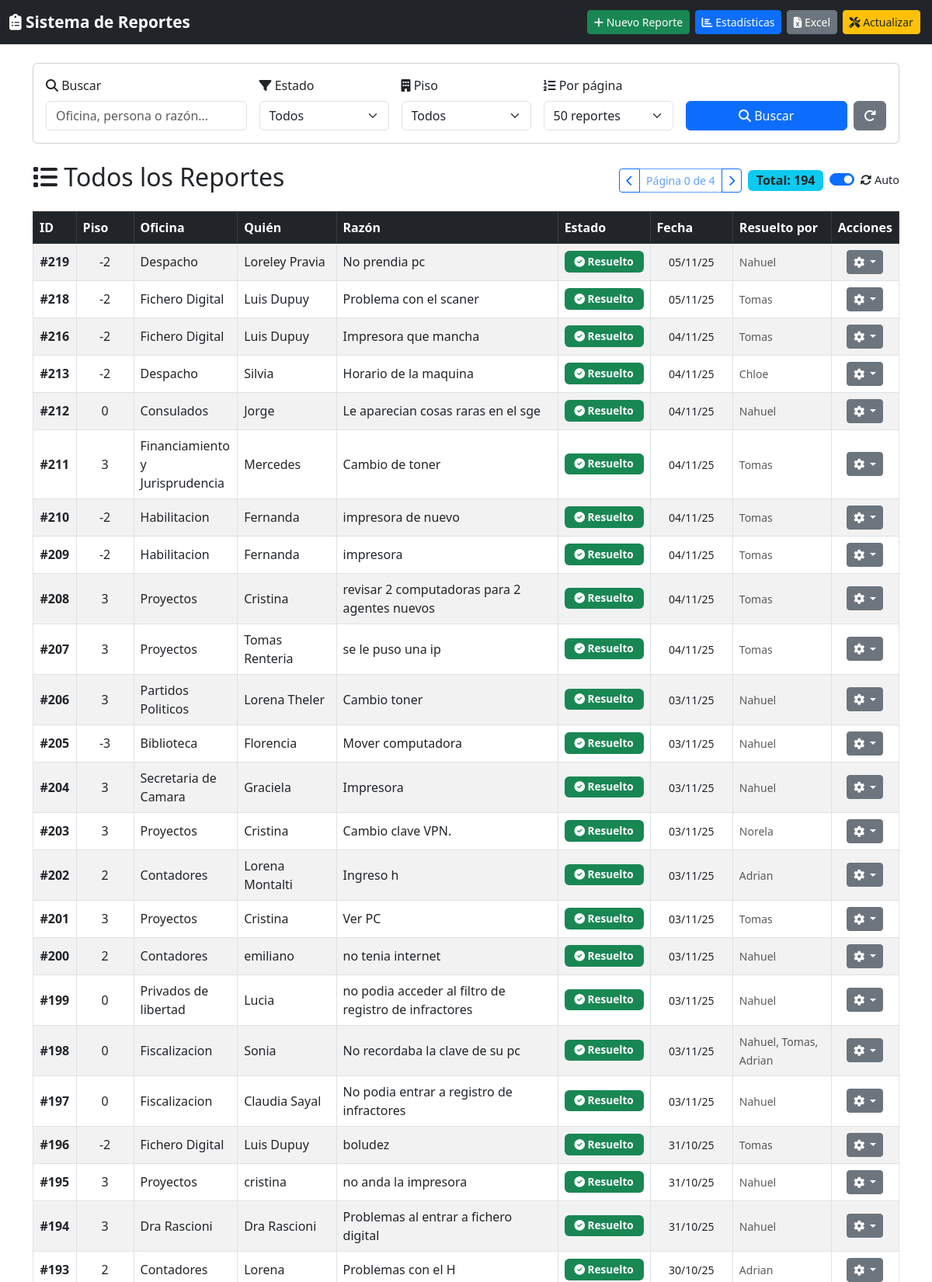
/?busqueda=&estado=&piso=&limite=50&pagina=0 (upper part), run on the app's committed database.
### tables this page shows
CREATE TABLE "datos" (
        id INTEGER PRIMARY KEY AUTOINCREMENT,
        piso INTEGER NOT NULL,
        oficina TEXT NOT NULL,
        quien TEXT NOT NULL,
        razon TEXT NOT NULL,
        estado TEXT NOT NULL,
        fecha TEXT DEFAULT (strftime('%d/%m/%y', 'now', 'localtime')),
        resuelto_por TEXT DEFAULT ''
    );

### routes.py (the view)
    @app.route('/')
    def index():
        try:
            conn = obtener_conexion()
            cur = conn.cursor()
            filtro_estado = request.args.get('estado', '')
            filtro_piso = request.args.get('piso', '')
            busqueda = request.args.get('busqueda', '')
            limite = request.args.get('limite', '50')
            pagina_actual = int(request.args.get('pagina', 1))
            query = "SELECT d.*, (SELECT COUNT(*) FROM comentarios WHERE reporte_id = d.id) as num_comentarios FROM datos d WHERE 1=1"
            params = []
            if filtro_estado:
                query += " AND d.estado = ?"
                params.append(filtro_estado)
            if filtro_piso:
                query += " AND d.piso = ?"
                params.append(filtro_piso)
            if busqueda:
                query += " AND (d.oficina LIKE ? OR d.quien LIKE ? OR d.razon LIKE ?)"
                busqueda_param = f"%{busqueda}%"
                params.extend([busqueda_param, busqueda_param, busqueda_param])
            query += " ORDER BY d.id DESC"
            query_total = "SELECT COUNT(*) FROM datos d WHERE 1=1"
            params_total = []
            if filtro_estado:
                query_total += " AND d.estado = ?"
                params_total.append(filtro_estado)
            if filtro_piso:
                query_total += " AND d.piso = ?"
                params_total.append(filtro_piso)
            if busqueda:
                query_total += " AND (d.oficina LIKE ? OR d.quien LIKE ? OR d.razon LIKE ?)"
                params_total.extend([busqueda_param, busqueda_param, busqueda_param])
            cur.execute(query_total, params_total)
            total_reportes = cur.fetchone()[0]
            total_paginas = 1
            if limite != 'todos':
                try:
                    limite_num = int(limite)
                    total_paginas = (total_reportes + limite_num - 1) // limite_num
                    offset = (pagina_actual - 1) * limite_num
                    query += f" LIMIT {limite_num} OFFSET {offset}"
                except:
                    limite = '50'
            cur.execute(query, params)
            reportes = cur.fetchall()
            cur.execute("SELECT DISTINCT piso FROM datos ORDER BY piso")
            pisos_disponibles = [p[0] for p in cur.fetchall()]
            conn.close()
            return render_template('index.html',
                                 reportes=reportes,
                                 total_reportes=total_reportes,
                                 pisos_disponibles=pisos_disponibles,
                                 filtro_estado=filtro_estado,
                                 filtro_piso=filtro_piso,
                                 busqueda=busqueda,
                                 limite=limite,
                                 pagina_actual=pagina_actual,
                                 total_paginas=total_paginas)
        except Exception as e:
            return f"Error: {str(e)}", 500

### database.py (called while the page is built)
def obtener_conexion():
    return sqlite3.connect(DB_PATH)

### templates/index.html (shortened to what this page needs)
{% extends "base.html" %}
{% block content %}
<div class="card mb-4">
    <div class="card-body">
        <form method="GET" action="{{ url_for('index') }}" id="filtrosForm" class="row g-3">
            <div class="col-md-3">
                <label for="busqueda" class="form-label">
                    <i class="fas fa-search"></i> Buscar
                </label>
                <input type="text" class="form-control" id="busqueda" name="busqueda"
                       placeholder="Oficina, persona o razón..." value="{{ busqueda }}">
            </div>
            <div class="col-md-2">
                <label for="estado" class="form-label">
                    <i class="fas fa-filter"></i> Estado
                </label>
                <select class="form-select" id="estado" name="estado">
                    <option value="">Todos</option>
                </select>
            </div>
            <div class="col-md-2">
                <label for="piso" class="form-label">
                    <i class="fas fa-building"></i> Piso
                </label>
                <select class="form-select" id="piso" name="piso">
                    <option value="">Todos</option>
                </select>
            </div>
            <div class="col-md-2">
                <label for="limite" class="form-label">
                    <i class="fas fa-list-ol"></i> Por página
                </label>
                <select class="form-select" id="limite" name="limite" onchange="this.form.submit()">
                    <option value="50" {% if limite == 50 %}selected{% endif %}>50 reportes</option>
                </select>
            </div>
            <div class="col-md-3 d-flex align-items-end gap-2">
                <button type="submit" class="btn btn-primary flex-grow-1" title="Aplicar filtros">
                    <i class="fas fa-search"></i> Buscar
                </button>
                <a href="{{ url_for('index') }}" class="btn btn-secondary" title="Limpiar filtros">
                    <i class="fas fa-redo"></i>
                </a>
            </div>
        </form>
    </div>
</div>
<div class="d-flex justify-content-between align-items-center mb-3">
    <h2>
        <i class="fas fa-list"></i> Todos los Reportes
    </h2>
    <div class="d-flex gap-2 align-items-center">
        {% if total_paginas > 1 %}
        <div class="btn-group" role="group">
            <a href="?busqueda={{ busqueda }}&estado={{ filtro_estado }}&piso={{ filtro_piso }}&limite={{ limite }}&pagina={{ pagina_actual - 1 }}"
               class="btn btn-outline-primary btn-sm {% if pagina_actual == 1 %}disabled{% endif %}"
               {% if pagina_actual == 1 %}tabindex="-1" aria-disabled="true"{% endif %}>
                <i class="fas fa-chevron-left"></i>
            </a>
            <button type="button" class="btn btn-outline-primary btn-sm" disabled>
                Página {{ pagina_actual }} de {{ total_paginas }}
            </button>
            <a href="?busqueda={{ busqueda }}&estado={{ filtro_estado }}&piso={{ filtro_piso }}&limite={{ limite }}&pagina={{ pagina_actual + 1 }}"
               class="btn btn-outline-primary btn-sm {% if pagina_actual == total_paginas %}disabled{% endif %}"
               {% if pagina_actual == total_paginas %}tabindex="-1" aria-disabled="true"{% endif %}>
                <i class="fas fa-chevron-right"></i>
            </a>
        </div>
        {% endif %}
        <span class="badge bg-info text-dark" style="font-size: 1rem;">
            Total: {{ total_reportes }}
        </span>
        <div class="form-check form-switch">
            <input class="form-check-input" type="checkbox" id="autoRefreshToggle" checked>
            <label class="form-check-label" for="autoRefreshToggle" style="font-size: 0.9rem;">
                <i class="fas fa-sync-alt"></i> Auto
            </label>
        </div>
    </div>
</div>
<div class="table-responsive">
    <table class="table table-striped table-bordered table-hover align-middle">
        <thead class="table-dark">
            <tr>
                <th style="width: 5%;">ID</th>
                <th style="width: 7%;">Piso</th>
                <th style="width: 12%;">Oficina</th>
                <th style="width: 12%;">Quién</th>
                <th style="width: 28%;">Razón</th>
                <th style="width: 10%;">Estado</th>
                <th style="width: 10%;">Fecha</th>
                <th style="width: 12%;">Resuelto por</th>
                <th style="width: 8%;">Acciones</th>
            </tr>
        </thead>
        <tbody>
            {% if reportes %}
                {% for r in reportes %}
                <tr>
                    <td class="text-center">
                        <strong>#{{ r[0] }}</strong>
                    </td>
                    <td class="text-center">{{ r[1] }}</td>
                    <td>{{ r[2] }}</td>
                    <td>{{ r[3] }}</td>
                    <td>{{ r[4] }}</td>
                    <td class="text-center">
                        {% if r[5] == 'resuelto' %}
                            <span class="badge bg-success badge-estado">
                                <i class="fas fa-check-circle"></i> Resuelto
                            </span>
                        {% elif r[5] == 'en proceso' %}
                            <span class="badge bg-warning text-dark badge-estado">
                                <i class="fas fa-hourglass-half"></i> En Proceso
                            </span>
                        {% else %}
                            <span class="badge bg-danger badge-estado">
                                <i class="fas fa-clock"></i> Pendiente
                            </span>
                        {% endif %}
                    </td>
                    <td class="text-center"><small>{{ r[6] }}</small></td>
                    <td>
                        {% if r[7] %}
                            <small class="text-muted">{{ r[7] }}</small>
                        {% else %}
                            <small class="text-muted">-</small>
                        {% endif %}
                    </td>
                    <td class="text-center">
                        <div class="dropdown">
                            <button class="btn btn-sm btn-secondary dropdown-toggle" type="button" data-bs-toggle="dropdown">
                                <i class="fas fa-cog"></i>
                            </button>
                        </div>
                    </td>
                </tr>
                {% endfor %}
            {% endif %}
        </tbody>
    </table>
</div>
{% endblock %}

### data on the page
datos: id "219", piso "-2", oficina "Despacho", quien "Loreley Pravia", razon "No prendia pc", estado "resuelto" (drawn), fecha "05/11/25", resuelto_por "Nahuel"
datos: id "218", piso "-2", oficina "Fichero Digital", quien "Luis Dupuy", razon "Problema con el scaner", estado "resuelto" (drawn), fecha "05/11/25", resuelto_por "Tomas"
datos: id "216", piso "-2", oficina "Fichero Digital", quien "Luis Dupuy", razon "Impresora que mancha", estado "resuelto" (drawn), fecha "04/11/25", resuelto_por "Tomas"
datos: id "213", piso "-2", oficina "Despacho", quien "Silvia", razon "Horario de la maquina", estado "resuelto" (drawn), fecha "04/11/25", resuelto_por "Chloe"
datos: id "212", piso "0", oficina "Consulados", quien "Jorge", razon "Le aparecian cosas raras en el sge", estado "resuelto" (drawn), fecha "04/11/25", resuelto_por "Nahuel"
datos: id "211", piso "3", oficina "Financiamiento y Jurisprudencia", quien "Mercedes", razon "Cambio de toner", estado "resuelto" (drawn), fecha "04/11/25", resuelto_por "Tomas"
datos: id "210", piso "-2", oficina "Habilitacion", quien "Fernanda", razon "impresora de nuevo", estado "resuelto" (drawn), fecha "04/11/25", resuelto_por "Tomas"
datos: id "209", piso "-2", oficina "Habilitacion", quien "Fernanda", razon "impresora", estado "resuelto" (drawn), fecha "04/11/25", resuelto_por "Tomas"
datos: id "208", piso "3", oficina "Proyectos", quien "Cristina", razon "revisar 2 computadoras para 2 agentes nuevos", estado "resuelto" (drawn), fecha "04/11/25", resuelto_por "Tomas"
datos: id "207", piso "3", oficina "Proyectos", quien "Tomas Renteria", razon "se le puso una ip", estado "resuelto" (drawn), fecha "04/11/25", resuelto_por "Tomas"
datos: id "206", piso "3", oficina "Partidos Politicos", quien "Lorena Theler", razon "Cambio toner", estado "resuelto" (drawn), fecha "03/11/25", resuelto_por "Nahuel"
datos: id "205", piso "-3", oficina "Biblioteca", quien "Florencia", razon "Mover computadora", estado "resuelto" (drawn), fecha "03/11/25", resuelto_por "Nahuel"
datos: id "204", piso "3", oficina "Secretaria de Camara", quien "Graciela", razon "Impresora", estado "resuelto" (drawn), fecha "03/11/25", resuelto_por "Nahuel"
datos: id "203", piso "3", oficina "Proyectos", quien "Cristina", razon "Cambio clave VPN.", estado "resuelto" (drawn), fecha "03/11/25", resuelto_por "Norela"
datos: id "202", piso "2", oficina "Contadores", quien "Lorena Montalti", razon "Ingreso h", estado "resuelto" (drawn), fecha "03/11/25", resuelto_por "Adrian"
datos: id "201", piso "3", oficina "Proyectos", quien "Cristina", razon "Ver PC", estado "resuelto" (drawn), fecha "03/11/25", resuelto_por "Tomas"
datos: id "200", piso "2", oficina "Contadores", quien "emiliano", razon "no tenia internet", estado "resuelto" (drawn), fecha "03/11/25", resuelto_por "Nahuel"
datos: id "199", piso "0", oficina "Privados de libertad", quien "Lucia", razon "no podia acceder al filtro de registro de infractores", estado "resuelto" (drawn), fecha "03/11/25", resuelto_por "Nahuel"
datos: id "198", piso "0", oficina "Fiscalizacion", quien "Sonia", razon "No recordaba la clave de su pc", estado "resuelto" (drawn), fecha "03/11/25", resuelto_por "Nahuel, Tomas, Adrian"
datos: id "197", piso "0", oficina "Fiscalizacion", quien "Claudia Sayal", razon "No podia entrar a registro de infractores", estado "resuelto" (drawn), fecha "03/11/25", resuelto_por "Nahuel"
datos: id "196", piso "-2", oficina "Fichero Digital", quien "Luis Dupuy", razon "boludez", estado "resuelto" (drawn), fecha "31/10/25", resuelto_por "Tomas"
datos: id "195", piso "3", oficina "Proyectos", quien "cristina", razon "no anda la impresora", estado "resuelto" (drawn), fecha "31/10/25", resuelto_por "Nahuel"
datos: id "194", piso "3", oficina "Dra Rascioni", quien "Dra Rascioni", razon "Problemas al entrar a fichero digital", estado "resuelto" (drawn), fecha "31/10/25", resuelto_por "Nahuel"
datos: id "193", piso "2", oficina "Contadores", quien "Lorena", razon "Problemas con el H", estado "resuelto" (drawn), fecha "30/10/25", resuelto_por "Adrian"

### other printed values
{{ pagina_actual }} "0"
{{ total_paginas }} "4"
{{ total_reportes }} "194"
